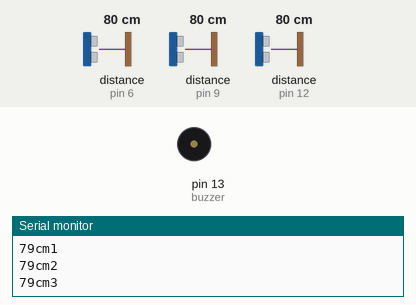
The sketch below on a simulated Arduino Uno, built with avr-gcc and run on an emulated ATmega328P. Shown: buzzer (waves = sounding), the last lines printed to the serial monitor. Wiring (inferred from the names in the program): 3 × ultrasonic range finder: trigger pin 7, echo pin 6 / trigger pin 10, echo pin 9 / trigger pin 11, echo pin 12. The test bench sets the inputs (shaded band); at power-on: distance to the obstacle (sensors on pin 6, pin 12, pin 9) 80 cm. The echo pulse lasts 58.3 µs per cm.

Above: at 1.2 s.
1.3 s: distance to the obstacle (sensor on pin 6) set to 35 cm
2.8 s: distance to the obstacle (sensor on pin 6) set to 30 cm
5.8 s: distance to the obstacle (sensor on pin 12) set to 34 cm
8.8 s: distance to the obstacle (sensor on pin 12) set to 28 cm
At 9.6 s:
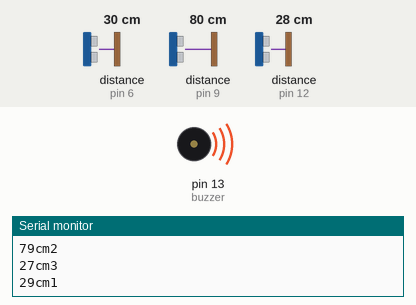
10.3 s: distance to the obstacle (sensor on pin 9) set to 34 cm
11.8 s: distance to the obstacle (sensor on pin 9) set to 27 cm
Timing chart, 0 to 14.3 s (numbered marks = the images above; inputs shaded):
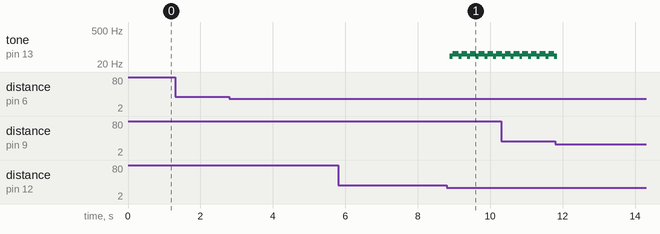

The sketch:

abthree.ino
```cpp
int buzzer = 13;
int trigPin = 7;
int echoPin = 6;
int trigPin2 = 10;
int echoPin2 = 9;
int trigPin3 = 11;
int echoPin3 = 12;

void setup(){
  Serial.begin (9600);
  pinMode(trigPin, OUTPUT);
  pinMode(echoPin, INPUT);
  pinMode(trigPin2, OUTPUT);
  pinMode(echoPin2, INPUT);
  pinMode(trigPin3, OUTPUT);
  pinMode(echoPin3, INPUT);
  pinMode(buzzer, OUTPUT);
}

void loop()
{
  int duration, distance;
  digitalWrite (trigPin, HIGH);
  delayMicroseconds (10);
  digitalWrite (trigPin, LOW);
  duration = pulseIn (echoPin, HIGH);
  distance = (duration/2) / 29.1;

      Serial.print(distance);
      Serial.print("cm1");
      Serial.println();

  if (distance <=30)
  {
    // Change the number for long or short distances
    digitalWrite (buzzer, HIGH);
  } else
  {
    digitalWrite (buzzer, LOW);
  }

    int duration2, distance2;
    digitalWrite (trigPin2, HIGH);
    delayMicroseconds (10);
    digitalWrite (trigPin2, LOW);
    duration = pulseIn (echoPin2, HIGH);
    distance2 = (duration/2) / 29.1;

      Serial.print(distance2);
      Serial.print("cm2");
      Serial.println();

    if (distance2 <=30)
    {
      // Change the number for long or short distances
      digitalWrite (buzzer, HIGH);
    }
 else
 {
      digitalWrite (buzzer, LOW);
    }

    int duration3, distance3;
    digitalWrite (trigPin3, HIGH);
    delayMicroseconds (10);
    digitalWrite (trigPin3, LOW);
    duration = pulseIn (echoPin3, HIGH);
    distance3 = (duration/2) / 29.1;

      Serial.print(distance3);
      Serial.print("cm3");
      Serial.println();

    if (distance3 <=30)
    {
      // Change the number for long or short distances
      digitalWrite (buzzer, HIGH);
    }
 else
 {
      digitalWrite (buzzer, LOW);
    }

  }
// Code ends here
```

Measured:
- the behaviour switches between 32 and 31 cm on distance to the obstacle (sensor on pin 12) (found by bisection; images 0 and 1)
- after the input at 8.8 s, tone on pin 13 (buzzer): alternates 52 Hz for 0.16 s and 41 Hz for 0.08 s, starting after 0.09 s
